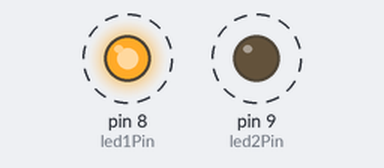
The sketch below on a simulated Arduino Uno, built with avr-gcc and run on an emulated ATmega328P. Shown: output pins drawn as LEDs (lit = HIGH). Dashed ring = blinking.

Above: at 0.15 s.
Timing chart, 0 to 3.0 s (numbered marks = the images above):
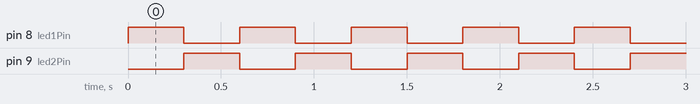

The sketch:

Lt_1.ino
```cpp
int led1Pin = 8;
int led2Pin = 9;
int ledState = LOW;
void setup() {
  // put your setup code here, to run once:
  pinMode(led1Pin, OUTPUT);
  pinMode(led2Pin, OUTPUT);
}

void loop() {
  // put your main code here, to run repeatedly:
  if(ledState == LOW){
    digitalWrite(led1Pin, HIGH);
    digitalWrite(led2Pin, LOW);
    ledState = HIGH;
  } else {
    digitalWrite(led1Pin, LOW);
    digitalWrite(led2Pin, HIGH);
    ledState = LOW;
  }
  delay(300);
}
```

Measured:
- by itself, pin 8 (led1Pin), pin 9 (led2Pin): alternates HIGH for 0.30 s and LOW for 0.30 s
